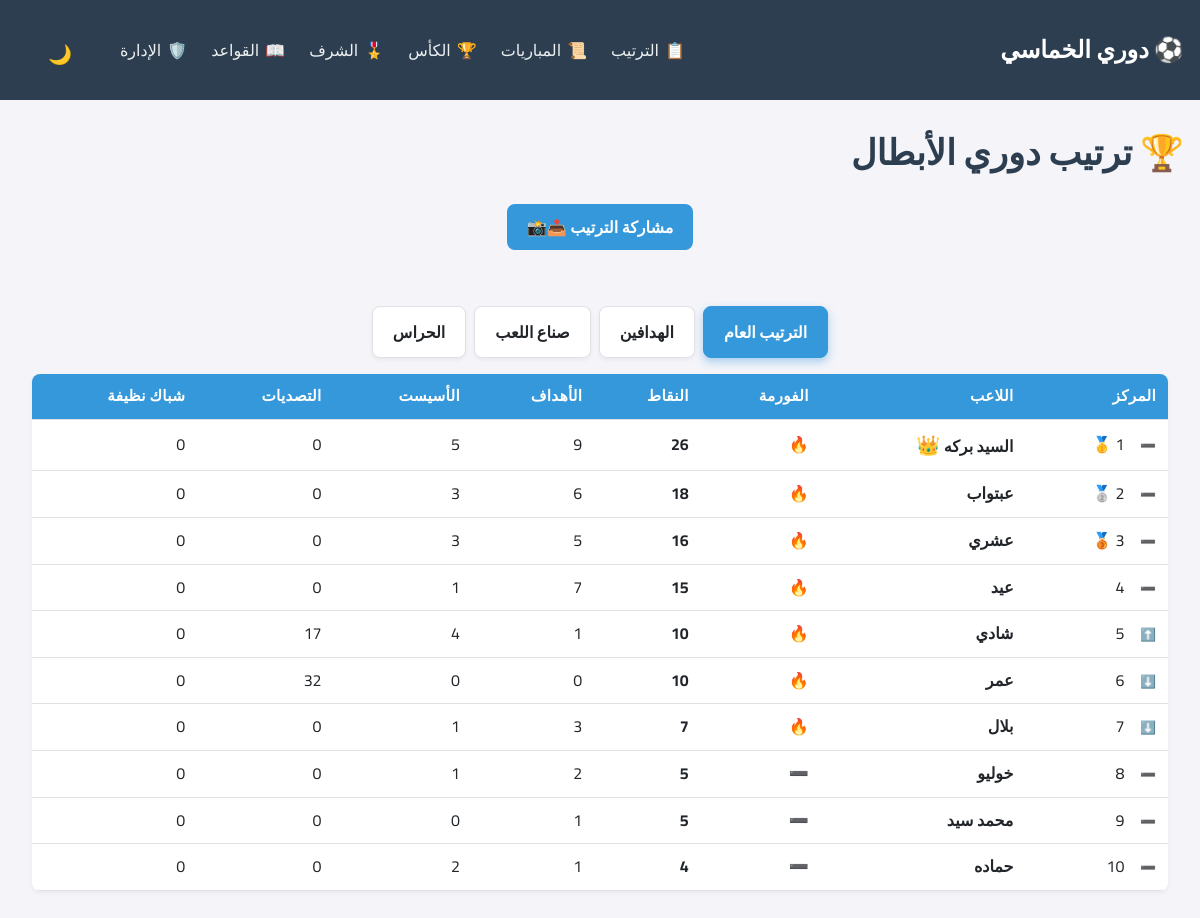
Screenshot of /l/ElTurtels with the database file from the repository.
### app/models/models.py (models this page shows)
class Player(Base):
    __tablename__ = "players"
    id = Column(Integer, primary_key=True, index=True)
    league_id = Column(Integer, ForeignKey("leagues.id"))
    name = Column(String, index=True)
    total_points = Column(Integer, default=0)
    total_goals = Column(Integer, default=0)
    total_assists = Column(Integer, default=0)
    total_saves = Column(Integer, default=0)
    total_clean_sheets = Column(Integer, default=0)
    previous_rank = Column(Integer, default=0)
    all_time_points = Column(Integer, default=0)
    all_time_goals = Column(Integer, default=0)
    all_time_assists = Column(Integer, default=0)
    all_time_saves = Column(Integer, default=0)
    all_time_clean_sheets = Column(Integer, default=0)
    league = relationship("League", back_populates="players")
    match_stats = relationship("MatchStat", back_populates="player")

### app/routers/public.py (the view)
@router.get("/l/{slug}")
def read_leaderboard(
    slug: str,
    request: Request,
    league_repo: ILeagueRepository = Depends(get_league_repository),
    player_repo: IPlayerRepository = Depends(get_player_repository),
    hof_repo: IHallOfFameRepository = Depends(get_hof_repository),
    cup_repo: ICupRepository = Depends(get_cup_repository)
):
    league = league_repo.get_by_slug(slug)
    if not league:
        raise HTTPException(status_code=404, detail="League not found")
    if league.slug != slug:
        return _canonical_league_redirect(request, slug, league.slug)
    players = player_repo.get_leaderboard(league.id)
    hofs = hof_repo.get_all_for_league(league.id)
    latest_hof = hofs[0] if hofs else None
    active_cups = cup_repo.get_active_matchups(league.id)
    next_cup = active_cups[0] if active_cups else None
    return templates.TemplateResponse(
        "leaderboard.html",
        {"request": request, "league": league, "players": players, "latest_hof": latest_hof, "next_cup": next_cup}
    )

### app/templates/leaderboard.html (shortened to what this page needs)
{% extends "base.html" %}
{% block content %}
<h1>🏆 ترتيب دوري الأبطال</h1>
<div class="text-center mb-1">
    <button id="share-leaderboard" class="btn btn-primary">مشاركة الترتيب 📤📸</button>
</div>
<div id="capture-area" style="padding: 1rem;">
    {% if not players %}
    <div class="empty-state">
        <div class="icon">🏜️</div>
        <h3>لا يوجد لاعبين بعد</h3>
        <p>الساحة خالية! ابدأ بتسجيل أول مباراة من لوحة التحكم لتبدأ الإثارة.</p>
    </div>
    {% else %}
    <div class="tabs-container flex-center gap-2 mb-1" style="flex-wrap: wrap;">
        <button class="tab-btn active" data-sort="points">الترتيب العام</button>
        <button class="tab-btn" data-sort="goals">الهدافين</button>
        <button class="tab-btn" data-sort="assists">صناع اللعب</button>
        <button class="tab-btn" data-sort="saves">الحراس</button>
    </div>
    <div class="table-responsive">
        <table>
            <thead>
                <tr>
                    <th>المركز</th>
                    <th>اللاعب</th>
                    <th>الفورمة</th>
                    <th>النقاط</th>
                    <th>الأهداف</th>
                    <th>الأسيست</th>
                    <th>التصديات</th>
                    <th>شباك نظيفة</th>
                </tr>
            </thead>
            <tbody id="leaderboard-body">
                {% for player in players %}
                <tr data-points="{{ player.total_points }}" data-goals="{{ player.total_goals }}"
                    data-assists="{{ player.total_assists }}" data-saves="{{ player.total_saves }}">
                    <td data-label="المركز" class="rank-col">
                        <span class="trend-indicator" style="margin-inline-end: 0.5rem;">
                            {% if player.previous_rank == 0 or player.previous_rank == loop.index %}
                            <span class="text-secondary trend-icon">➖</span>
                            {% elif loop.index < player.previous_rank %} <span style="color: var(--positive-color);"
                                class="trend-icon" title="صعد {{ player.previous_rank - loop.index }} مركز">⬆️</span>
                        {% else %}
                        <span style="color: var(--negative-color);" class="trend-icon"
                            title="تراجع {{ loop.index - player.previous_rank }} مركز">⬇️</span>
                        {% endif %}
                        </span>
                        {{ loop.index }}
                        {% if loop.index == 1 %}🥇{% elif loop.index == 2 %}🥈{% elif loop.index == 3 %}🥉{% endif %}
                    </td>
                    <td data-label="اللاعب">
                        <a href="/player/{{ player.id }}" style="font-weight: bold;">{{ player.name }}</a>
                        {% if loop.index == 1 %}<span class="crown">👑</span>{% endif %}
                    </td>
                    <td data-label="الفورمة">{{ player.form }}</td>
                    <td data-label="النقاط"><strong>{{ player.total_points }}</strong></td>
                    <td data-label="الأهداف">{{ player.total_goals }}</td>
                    <td data-label="الأسيست">{{ player.total_assists }}</td>
                    <td data-label="التصديات">{{ player.total_saves }}</td>
                    <td data-label="شباك نظيفة">{{ player.total_clean_sheets }}</td>
                </tr>
                {% endfor %}
            </tbody>
        </table>
    </div>
    {% endif %}
</div>
{% endblock %}

### app/templates/base.html (shortened to what this page needs)
<!DOCTYPE html>
<html lang="ar" dir="rtl">
<head>
    <link rel="stylesheet" href="/static/css/style.css?v=3.1">
</head>
<body>
    <nav>
        <a href="/" class="brand">⚽ دوري الخماسي</a>
        <ul>
            {% if league %}
            <li><a href="/l/{{ league.slug }}"><span class="icon">📋</span><span class="text">الترتيب</span></a></li>
            <li><a href="/l/{{ league.slug }}/matches"><span class="icon">📜</span><span
                        class="text">المباريات</span></a></li>
            <li><a href="/l/{{ league.slug }}/cup"><span class="icon">🏆</span><span class="text">الكأس</span></a></li>
            <li><a href="/l/{{ league.slug }}/hall-of-fame"><span class="icon">🎖️</span><span
                        class="text">الشرف</span></a></li>
            <li><a href="#" onclick="showRulesModal(event)"><span class="icon">📖</span><span
                        class="text">القواعد</span></a></li>
            <li><a href="/l/{{ league.slug }}/admin" class="admin-link"><span class="icon">🛡️</span><span
                        class="text">الإدارة</span></a></li>
            {% else %}
            <li><a href="/"><span class="icon">🏠</span><span class="text">الرئيسية</span></a></li>
            {% endif %}
            <li>
                <button id="theme-toggle" class="icon-btn" aria-label="تبديل الوضع الليلي">🌙</button>
            </li>
        </ul>
    </nav>
    <main class="container">
        {% block content %}{% endblock %}
    </main>
</body>
</html>

### rows the page displays
Player: name "السيد بركه", form "🔥", total_points "26", total_goals "9", total_assists "5", total_saves "0", total_clean_sheets "0"
Player: name "عبتواب", form "🔥", total_points "18", total_goals "6", total_assists "3", total_saves "0", total_clean_sheets "0"
Player: name "عشري", form "🔥", total_points "16", total_goals "5", total_assists "3", total_saves "0", total_clean_sheets "0"
Player: name "عيد", form "🔥", total_points "15", total_goals "7", total_assists "1", total_saves "0", total_clean_sheets "0"
Player: name "شادي", form "🔥", total_points "10", total_goals "1", total_assists "4", total_saves "17", total_clean_sheets "0"
Player: name "عمر", form "🔥", total_points "10", total_goals "0", total_assists "0", total_saves "32", total_clean_sheets "0"
Player: name "بلال", form "🔥", total_points "7", total_goals "3", total_assists "1", total_saves "0", total_clean_sheets "0"
Player: name "خوليو", form "➖", total_points "5", total_goals "2", total_assists "1", total_saves "0", total_clean_sheets "0"
Player: name "محمد سيد", form "➖", total_points "5", total_goals "1", total_assists "0", total_saves "0", total_clean_sheets "0"
Player: name "حماده", form "➖", total_points "4", total_goals "1", total_assists "2", total_saves "0", total_clean_sheets "0"
